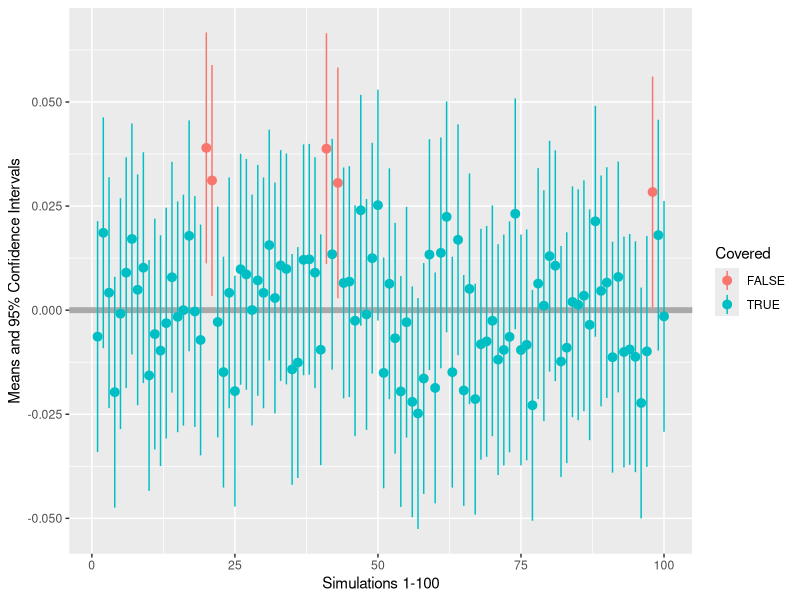

This figure's R source:
## ---- chunk 1
set.seed(1234)
## ---- chunk 2
library(plyr)
samples <- rlply(100, rnorm(5000, mean = 0, sd = 1))
## ---- chunk 3
info <- function(x){ 
  M <- mean(x)
  DF <- length(x) - 1
  SE <- 1 / sqrt(length(x))
  INT <- qt(.975, DF) * SE
  return(c(M, M - 0, SE, M - INT, M + INT))
}
format <- c("Mean" = 0, "Bias" = 0, "Std.Err" = 0, "Lower" = 0, "Upper" = 0)
## ---- chunk 4
library("magrittr")
results <- samples %>%
  vapply(., info, format) %>%
  t()
## ---- chunk 5
results <- results %>%
  as.data.frame() %>%
  mutate(Covered = Lower < 0 & 0 < Upper)
## ---- chunk 6
colMeans(results)
## ---- chunk 7
table <- results[!results$Covered, ]
## ---- chunk 8
library(knitr)
library(kableExtra)
kable(table)
## ---- chunk 9
kable(table, "html") %>%
  kable_styling(bootstrap_options = c("striped", "hover", "condensed"),
                full_width = F,
                position = "float_right")
## ---- chunk 10
library(ggplot2)
limits <- aes(ymax = results$Upper, ymin = results$Lower)
ggplot(results, aes(y=Mean, x=1:100, colour = Covered)) + 
  geom_hline(aes(yintercept = 0), color = "dark grey", size = 2) + 
  geom_pointrange(limits) + 
  xlab("Simulations 1-100") +
  ylab("Means and 95% Confidence Intervals")
